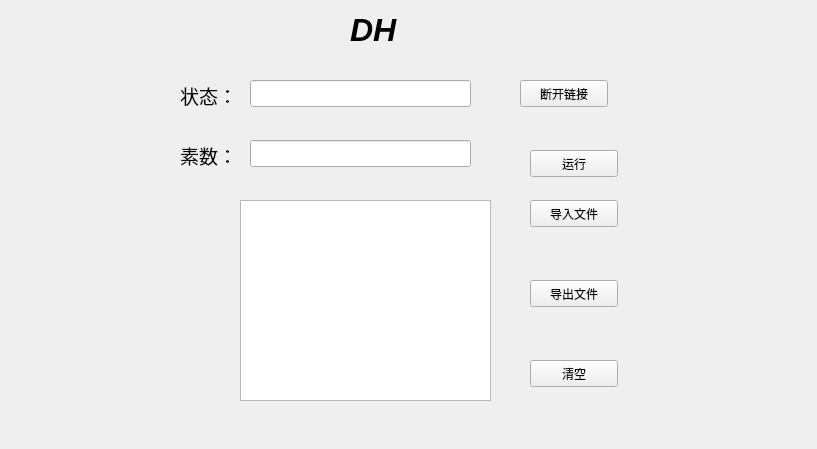
<?xml version="1.0" encoding="UTF-8"?>
<ui version="4.0">
 <class>DH_jia</class>
 <widget class="QWidget" name="DH_jia">
  <property name="geometry">
   <rect>
    <x>0</x>
    <y>0</y>
    <width>817</width>
    <height>449</height>
   </rect>
  </property>
  <property name="windowTitle">
   <string>Form</string>
  </property>
  <widget class="QPushButton" name="zero">
   <property name="geometry">
    <rect>
     <x>530</x>
     <y>360</y>
     <width>88</width>
     <height>27</height>
    </rect>
   </property>
   <property name="text">
    <string>清空</string>
   </property>
  </widget>
  <widget class="QPushButton" name="decrption">
   <property name="geometry">
    <rect>
     <x>530</x>
     <y>150</y>
     <width>88</width>
     <height>27</height>
    </rect>
   </property>
   <property name="text">
    <string>运行</string>
   </property>
  </widget>
  <widget class="QLineEdit" name="condition">
   <property name="geometry">
    <rect>
     <x>250</x>
     <y>80</y>
     <width>221</width>
     <height>27</height>
    </rect>
   </property>
  </widget>
  <widget class="QLabel" name="label_2">
   <property name="geometry">
    <rect>
     <x>180</x>
     <y>80</y>
     <width>61</width>
     <height>31</height>
    </rect>
   </property>
   <property name="text">
    <string>&lt;html&gt;&lt;head/&gt;&lt;body&gt;&lt;p&gt;&lt;span style=&quot; font-size:14pt;&quot;&gt;状态：&lt;/span&gt;&lt;/p&gt;&lt;/body&gt;&lt;/html&gt;</string>
   </property>
  </widget>
  <widget class="QLabel" name="label">
   <property name="geometry">
    <rect>
     <x>350</x>
     <y>10</y>
     <width>51</width>
     <height>41</height>
    </rect>
   </property>
   <property name="text">
    <string>&lt;html&gt;&lt;head/&gt;&lt;body&gt;&lt;p&gt;&lt;span style=&quot; font-size:24pt; font-weight:600; font-style:italic;&quot;&gt;DH &lt;/span&gt;&lt;/p&gt;&lt;/body&gt;&lt;/html&gt;</string>
   </property>
  </widget>
  <widget class="QLabel" name="label_3">
   <property name="geometry">
    <rect>
     <x>180</x>
     <y>140</y>
     <width>67</width>
     <height>31</height>
    </rect>
   </property>
   <property name="text">
    <string>&lt;html&gt;&lt;head/&gt;&lt;body&gt;&lt;p&gt;&lt;span style=&quot; font-size:14pt;&quot;&gt;素数：&lt;/span&gt;&lt;/p&gt;&lt;/body&gt;&lt;/html&gt;</string>
   </property>
  </widget>
  <widget class="QPushButton" name="cut">
   <property name="geometry">
    <rect>
     <x>520</x>
     <y>80</y>
     <width>88</width>
     <height>27</height>
    </rect>
   </property>
   <property name="text">
    <string>断开链接</string>
   </property>
  </widget>
  <widget class="QLineEdit" name="keyword">
   <property name="geometry">
    <rect>
     <x>250</x>
     <y>140</y>
     <width>221</width>
     <height>27</height>
    </rect>
   </property>
  </widget>
  <widget class="QPushButton" name="outFile">
   <property name="geometry">
    <rect>
     <x>530</x>
     <y>280</y>
     <width>88</width>
     <height>27</height>
    </rect>
   </property>
   <property name="text">
    <string>导出文件</string>
   </property>
  </widget>
  <widget class="QPushButton" name="inFile">
   <property name="geometry">
    <rect>
     <x>530</x>
     <y>200</y>
     <width>88</width>
     <height>27</height>
    </rect>
   </property>
   <property name="text">
    <string>导入文件</string>
   </property>
  </widget>
  <widget class="QTextEdit" name="ciphertext">
   <property name="geometry">
    <rect>
     <x>240</x>
     <y>200</y>
     <width>251</width>
     <height>201</height>
    </rect>
   </property>
   <property name="styleSheet">
    <string notr="true">font: 13pt &quot;Cantarell&quot;;</string>
   </property>
  </widget>
 </widget>
 <resources/>
 <connections/>
</ui>
